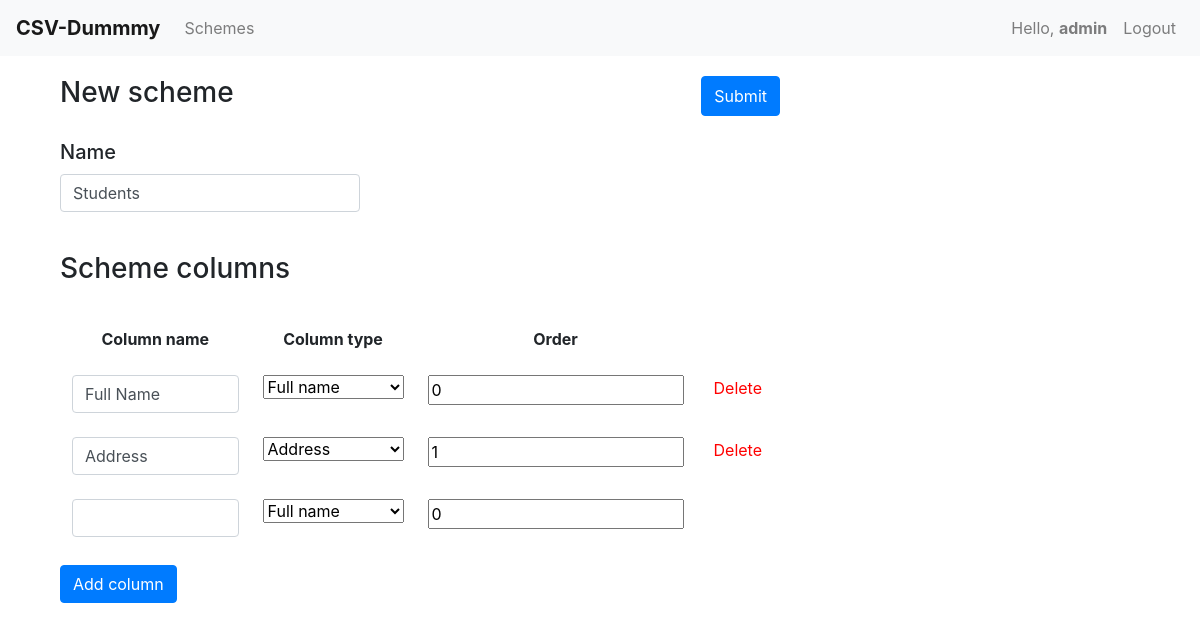
Before: /scheme/47/edit/ (signed in) with the older database file.
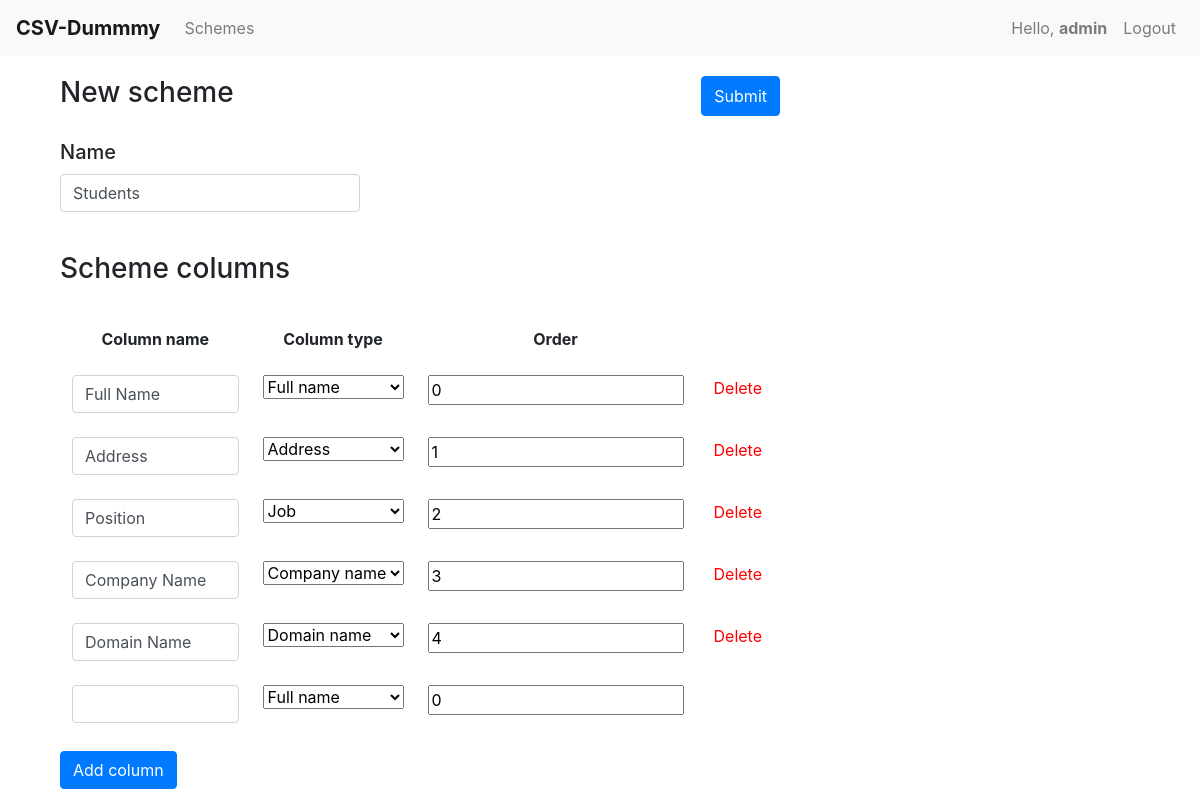
After: the same page with the newer database file.
### main/models.py (models this page shows, shortened)
class DataScheme(models.Model):
    scheme_id = models.AutoField(primary_key=True)
    modified = models.DateTimeField(auto_now_add=True)
    name = models.CharField(max_length=30)
    user = models.ForeignKey(Users, on_delete=models.CASCADE)

class DataSchemeColumn(models.Model):
    TYPES = (('Full name', 'Full name'), ('Job', 'Job'), ('Domain name', 'Domain name'), ('Company name', 'Company name'), ('Address', 'Address'))
    name = models.CharField(max_length=70)
    datatype = models.CharField(max_length=15, choices=TYPES)
    datascheme = models.ForeignKey(DataScheme, on_delete=models.CASCADE)

### main/views.py (the view, shortened to what this page needs)
# urls.py: path('scheme/<int:ID>/edit/', views.editScheme),
def editScheme(request, ID):
    if request.session.get('username', 0) == 0:
        return redirect('/login')
    scheme = DataScheme.objects.get(scheme_id=ID)
    if request.method == 'GET':
        context = []
        cur = 0
        for schemeColumn in list(DataSchemeColumn.objects.filter(datascheme=scheme)):
            context.append({'cur': cur, 'name': schemeColumn.name, 'type': schemeColumn.datatype})
            cur += 1
        return render(request, 'main/edit-scheme.html', {'columns': context, 'scheme_name': scheme.name, 'scheme_id': scheme.scheme_id, 'username': request.session['username']})

### main/templates/main/edit-scheme.html (shortened to what this page needs)
{% extends 'main/layout.html' %}
{% block content %}
{% load static %}
<link rel="stylesheet" href="{% static 'main/styleScheme.css' %}">
<nav class="navbar navbar-expand-md navbar-light bg-light">
    <a class="navbar-brand" href=""><b>CSV-Dummmy</b></a>
    <div class="collapse navbar-collapse" id="navbarNav">
        <ul class="navbar-nav mr-auto">
            <li class="nav-item">
                <a class="nav-link" href="/dashboard">Schemes</a>
            </li>
        </ul>
        <ul class="navbar-nav">
            <li class="nav-item">
                <a class="nav-link">Hello, <b>{{ username }}</b></a>
            </li>
            <li class="nav-item">
                <a class="nav-link" href="/logout">Logout</a>
            </li>
        </ul>
    </div>
</nav>
<div class="scheme">
    <form method="POST">
        <div style="display: flex; justify-content: space-between">
            <h3 style="margin-bottom: 30px;">New scheme</h3>
            <button style="height: 40px" type="submit" class="btn btn-primary">Submit</button>
        </div>
        <h5 style="margin-bottom: 10px;">Name</h5>
        <input style="width: 300px; margin-bottom: 40px;" value="{{ scheme_name }}" name="schemeName" type="text" class="form-control" placeholder="Scheme Name" required>
        <h3 style="margin-bottom: 30px">Scheme columns</h3>
        <div class="columns">
            <table id="table" class="table table-borderless">
                <thead>
                    <tr>
                        <th style="border: none; text-align: center;">Сolumn name</th>
                        <th style="border: none; text-align: center;">Column type</th>
                        <th style="border: none; text-align: center;">Order</th>
                    </tr>
                </thead>
                <tbody>
                    {% for column in columns %}
                    <tr>
                        <td style="border: none; text-align: center;">
                            <input value="{{ column.name }}" name="columnName" type="text" class="form-control">
                        </td>
                        <td style="border: none; text-align: center;">
                            <select name="datatype" class="form-select form-select-sm" aria-label=".form-select-sm example">
                                {% if column.type == "Full name" %}
                                    <option selected name="datatype" value="Full name">Full name</option>
                                {% else %}
                                    <option name="datatype" value="Full name">Full name</option>
                                {% endif %}
                                {% if column.type == "Job" %}
                                    <option selected name="datatype" value="Job">Job</option>
                                {% else %}
                                    <option name="datatype" value="Job">Job</option>
                                {% endif %}
                                {% if column.type == "Domain name" %}
                                    <option selected name="datatype" value="Domain name">Domain name</option>
                                {% else %}
                                    <option name="datatype" value="Domain name">Domain name</option>
                                {% endif %}
                                {% if column.type == "Company name" %}
                                    <option selected name="datatype" value="Company name">Company name</option>
                                {% else %}
                                    <option name="datatype" value="Company name">Company name</option>
                                {% endif %}
                                {% if column.type == "Address" %}
                                    <option selected name="datatype" value="Address">Address</option>
                                {% else %}
                                    <option name="datatype" value="Address">Address</option>
                                {% endif %}
                            </select>
                        </td>
                        <td style="border: none; text-align: center;">
                            <input name="order" type="number" value="{{ column.cur }}" min="0">
                        </td>
                        <td style="border: none; text-align: center;">
                            <button onclick="delRow(this)" style="background: none; border: none; color: red">Delete</button>
                        </td>
                    </tr>
                    {% endfor %}
                    <tr>
                        <td style="border: none; text-align: center;">
                            <input name="columnName" type="text" class="form-control">
                        </td>
                        <td style="border: none; text-align: center;">
                            <select name="datatype" class="form-select form-select-sm" aria-label=".form-select-sm example">
                                <option name="datatype" value="Full name">Full name</option>
                            </select>
                        </td>
                        <td style="border: none; text-align: center;">
                            <input name="order" type="number" value="0" min="0">
                        </td>
                    </tr>
                </tbody>
                </table>
        </div>
        <button onClick="add();" type="button" class="btn btn-primary">Add column</button>
    </form>
</div>
{% endblock %}

### main/templates/main/layout.html (shortened to what this page needs)
{% load static %}
<!DOCTYPE html>
<html lang="en">
<head>
    <link rel="stylesheet" href="https://cdn.jsdelivr.net/npm/bootstrap@4.0.0/dist/css/bootstrap.min.css">
</head>
<body>
    {% block content %}
    {% endblock %}
</body>
</html>

### main/static/main/styleScheme.css (style rules this page uses)
.scheme { margin-top: 20px; max-width: 60%; margin-left: 5%; }
.table { border: none; }

Changed rows visible on the page:
added DataSchemeColumn: columnName "Position", datatype "Job"
added DataSchemeColumn: columnName "Company Name", datatype "Company name"
added DataSchemeColumn: columnName "Domain Name", datatype "Domain name"
Other visible differences:
new list line: "2 Delete"
new list line: "3 Delete"
new list line: "4 Delete"
